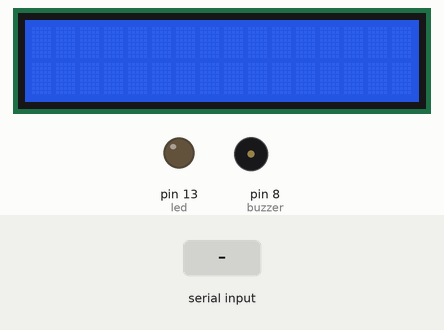
Bench run of a sketch on a simulated Arduino Uno, built with avr-gcc and run on an emulated ATmega328P. Parts: 16×2 character LCD, output pins drawn as LEDs (lit = HIGH), buzzer (waves = sounding). Dashed ring = blinking. The test bench sets the inputs (shaded band).

Above: at 1.2 s.
1.3 s: "Arma encontrada\n" received over Serial
At 1.7 s:
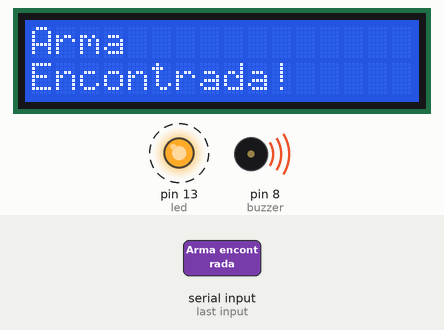
Timing chart, 0 to 10.3 s (numbered marks = the images above; inputs shaded):
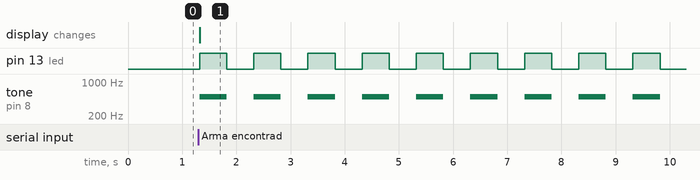

The sketch:

codigo_arduino.ino
```cpp
#include <LiquidCrystal.h>

int D7_pin = 4;
int D6_pin = 5;
int D5_pin = 6;
int D4_pin =  7;
int EN_pin = 11;
int RS_pin = 12;
int led = 13;
int buzzer = 8;


LiquidCrystal lcd(RS_pin, EN_pin, D4_pin, D5_pin, D6_pin, D7_pin);

void setup()
{
  lcd.begin(16, 2);
  pinMode(led, OUTPUT);
  pinMode(buzzer, OUTPUT);
  Serial.begin(9600);
}

void loop()
{
  if (Serial.available() > 0) {
    String command = Serial.readStringUntil('\n');
    command.trim();
      if (command.equals("Arma encontrada")) {
        int i = 0;
        lcd.clear();
        lcd.print("Arma");
        lcd.setCursor(0, 1);
        lcd.print("Encontrada!");

        while (i < 10){
          digitalWrite(led , HIGH);
          tone(buzzer,500);
          delay(500);
          digitalWrite(led , LOW);
          noTone(buzzer);
          delay(500);
          i++;
        }
        lcd.clear();


    }
  }


}
```

Measured:
- after the input at 1.3 s, pin 13 (led): alternates HIGH for 0.50 s and LOW for 0.50 s, starting at once; tone on pin 8 (buzzer): alternates 500 Hz for 0.50 s and silent for 0.50 s, starting at once; the display: changes at once (image 1)
